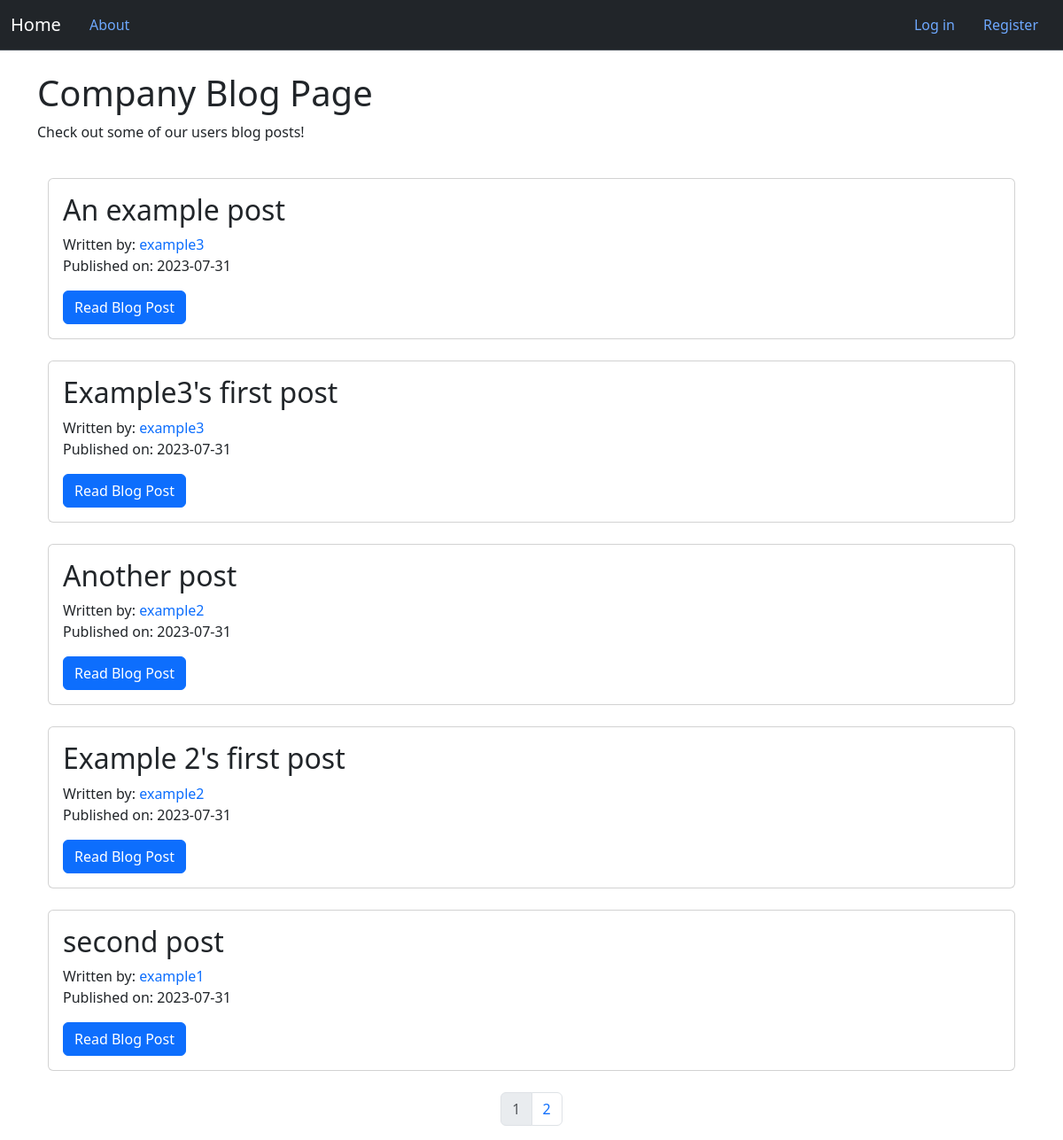
The page / on the database its author committed.
### blogproject/models.py (models this page shows, shortened)
class BlogPost(db.Model):
    users = db.relationship(User)
    id = db.Column(db.Integer, primary_key=True)
    user_id = db.Column(db.Integer,db.ForeignKey('users.id'),nullable=False)
    date = db.Column(db.DateTime,nullable=False,default=datetime.utcnow)
    title = db.Column(db.String(140),nullable=False)
    text = db.Column(db.Text,nullable=False)

class User(db.Model, UserMixin): #UserMixin to allow user authentication and login functionallity
    __tablename__ = 'users'
    id = db.Column(db.Integer, primary_key=True)
    profile_image = db.Column(db.String(20),nullable=False,default='default_profile.png')
    email = db.Column(db.String(64),unique=True,index=True)
    username = db.Column(db.String(64),unique=True,index=True)
    password_hash = db.Column(db.String(128))
    posts = db.relationship('BlogPost',backref='author',lazy=True) #Creating a relationship between blog post and its author

### blogproject/core/views.py (the view)
@core.route('/')
def index():
    page = request.args.get('page',1,type=int)
    blog_posts = BlogPost.query.order_by(BlogPost.date.desc()).paginate(page=page,per_page=5)
    return render_template('index.html',blog_posts=blog_posts)

### blogproject/templates/index.html
{% extends "base.html" %}
{% block content %}
<div class="jumbotron">
    <h1>Company Blog Page</h1>
    <p>Check out some of our users blog posts!</p>
</div>
<div class="container">
    {% for post in blog_posts.items %}
        <br>
        <div class="card">
            <div class="card-body">
                <h2> <a class="card-title text-decoration-none" href="{{url_for('blog_posts.blog_post', blog_post_id=post.id)}}">{{post.title}}</a></h2>
                <p>Written by: <a class="text-decoration-none" href="{{url_for('users.user_posts',username=post.author.username)}}">{{post.author.username}}</a><br>
                Published on: {{post.date.strftime('%Y-%m-%d')}}</p>
                <a class="btn btn-primary" href="{{url_for('blog_posts.blog_post',blog_post_id=post.id)}}">Read Blog Post</a>
            </div>
        </div>
    {% endfor %}
</div>
<br>
<nav aria-label="Page Navigation example">
    <ul class="pagination justify-content-center">
        {% for page_num in blog_posts.iter_pages(left_edge=1,right_edge=1,left_current=1,right_current=2) %}
                {% if blog_posts.page == page_num %}
                    <li class="page-item disabled">
                        <a class="page-link" href="{{url_for('core.index',page=page_num)}}">{{page_num}}</a>
                    </li>
                {% else %}
                    <li class="page-item">
                        <a class="page-link" href="{{url_for('core.index',page=page_num)}}">{{page_num}}</a>
                    </li>
                {% endif %}
        {% endfor %}
    </ul>
</nav>
{% endblock %}

### rows shown on the page
BlogPost: title "An example post", author.username "example3", date "2023-07-31"
BlogPost: title "Example3's first post", author.username "example3", date "2023-07-31"
BlogPost: title "Another post", author.username "example2", date "2023-07-31"
BlogPost: title "Example 2's first post", author.username "example2", date "2023-07-31"
BlogPost: title "second post", author.username "example1", date "2023-07-31"

### other values the page prints
{{ page_num }} "1"
{{ page_num }} "2"
